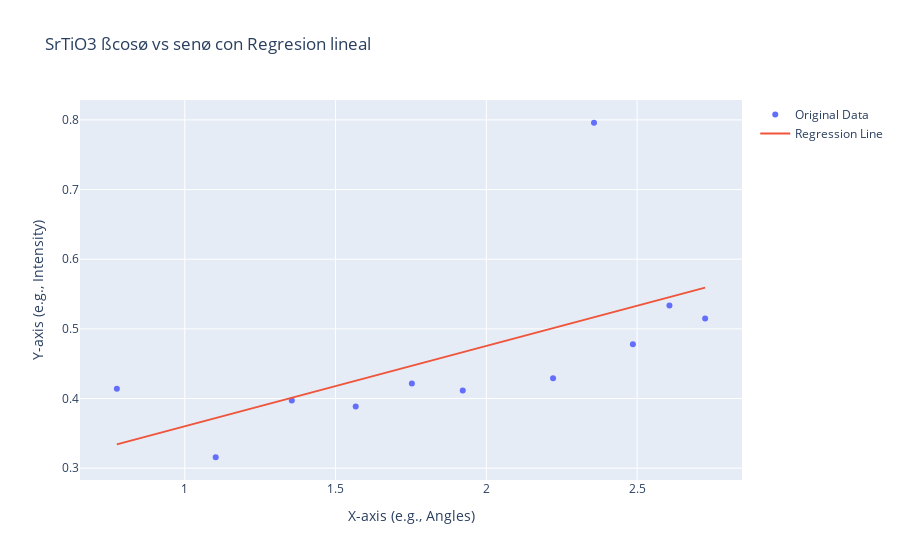

Source (notebook cell):
### Markdown cell above
## Regresión lineal de los datos

### Code cell
# Sample XRD data (replace this with your actual data)
x = np.array(sen_angulos_plot) # X-axis data (e.g., angles)
y = np.array(cos_angulos_plot)  # Y-axis data (e.g., intensity)

# Perform linear regression using NumPy
slope, intercept = np.polyfit(x, y, 1)  # 1 for linear regression

# Create the regression line using the slope and intercept
regression_line = slope * x + intercept

# Create a scatter plot with regression line using Plotly
fig = go.Figure()

# Plot the original data points
fig.add_trace(go.Scatter(x=x, y=y, mode='markers', name='Original Data'))

# Plot the regression line
fig.add_trace(go.Scatter(x=x, y=regression_line, mode='lines', name='Regression Line'))

# Add labels and title
fig.update_layout(
    title='SrTiO3 ßcosø vs senø con Regresion lineal',
    xaxis_title='X-axis (e.g., Angles)',
    yaxis_title='Y-axis (e.g., Intensity)'
)
equation = f'y = {slope}x + {intercept}'

# Calculate R-squared value
r_squared = r2_score(y, regression_line)
# Show the plot
fig.show()

display(Markdown(f'''
&nbsp;

<div align="center"> Ecuación obtenidad: {f'y = {slope}'}<b> x </b>+ {f'{intercept}'} </b></div>
<div align="center"> $R^2$= {r_squared} </b></div>

&nbsp;

'''))

### Figure 1 — Plotly figure (JSON) as saved in the notebook; plotly's stock layout.template omitted (floating-point values rounded to 4 significant figures)
{"data": [{"mode": "markers", "name": "Original Data", "type": "scatter", "x": [0.7748, 1.103, 1.355, 1.567, 1.753, 1.922, 2.221, 2.357, 2.486, 2.607, 2.725], "y": [0.4142, 0.3157, 0.3972, 0.3885, 0.4217, 0.4114, 0.4291, 0.7959, 0.4778, 0.5336, 0.5151]}, {"mode": "lines", "name": "Regression Line", "type": "scatter", "x": [0.7748, 1.103, 1.355, 1.567, 1.753, 1.922, 2.221, 2.357, 2.486, 2.607, 2.725], "y": [0.3342, 0.372, 0.4011, 0.4255, 0.447, 0.4665, 0.501, 0.5167, 0.5315, 0.5455, 0.5592]}], "layout": {"autosize": true, "title": {"text": "SrTiO3 ßcosø vs senø con Regresion lineal"}, "xaxis": {"autorange": true, "range": [0.6559, 2.844], "title": {"text": "X-axis (e.g., Angles)"}, "type": "linear"}, "yaxis": {"autorange": true, "range": [0.276, 0.8356], "title": {"text": "Y-axis (e.g., Intensity)"}, "type": "linear"}}}
